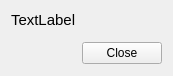
<?xml version="1.0" encoding="UTF-8"?>
<ui version="4.0">
 <class>MainMenu::CWarningMsgDlg</class>
 <widget class="QWidget" name="MainMenu::CWarningMsgDlg">
  <property name="geometry">
   <rect>
    <x>0</x>
    <y>0</y>
    <width>168</width>
    <height>74</height>
   </rect>
  </property>
  <property name="windowTitle">
   <string>Form</string>
  </property>
  <layout class="QGridLayout" name="gridLayout" rowstretch="0,1,0">
   <item row="0" column="0" colspan="2">
    <widget class="QLabel" name="captionLabel">
     <property name="font">
      <font>
       <pointsize>11</pointsize>
      </font>
     </property>
     <property name="text">
      <string>TextLabel</string>
     </property>
    </widget>
   </item>
   <item row="1" column="0" colspan="3">
    <widget class="MainMenu::CScrollTable" name="widget" native="true"/>
   </item>
   <item row="2" column="0">
    <spacer name="horizontalSpacer">
     <property name="orientation">
      <enum>Qt::Horizontal</enum>
     </property>
     <property name="sizeHint" stdset="0">
      <size>
       <width>1</width>
       <height>24</height>
      </size>
     </property>
    </spacer>
   </item>
   <item row="2" column="2">
    <widget class="QPushButton" name="closeButton">
     <property name="focusPolicy">
      <enum>Qt::NoFocus</enum>
     </property>
     <property name="text">
      <string>Close</string>
     </property>
    </widget>
   </item>
  </layout>
 </widget>
 <customwidgets>
  <customwidget>
   <class>MainMenu::CScrollTable</class>
   <extends>QWidget</extends>
   <header>MainMenu/Include/ScrollTable.h</header>
   <container>1</container>
  </customwidget>
 </customwidgets>
 <resources/>
 <connections/>
</ui>
